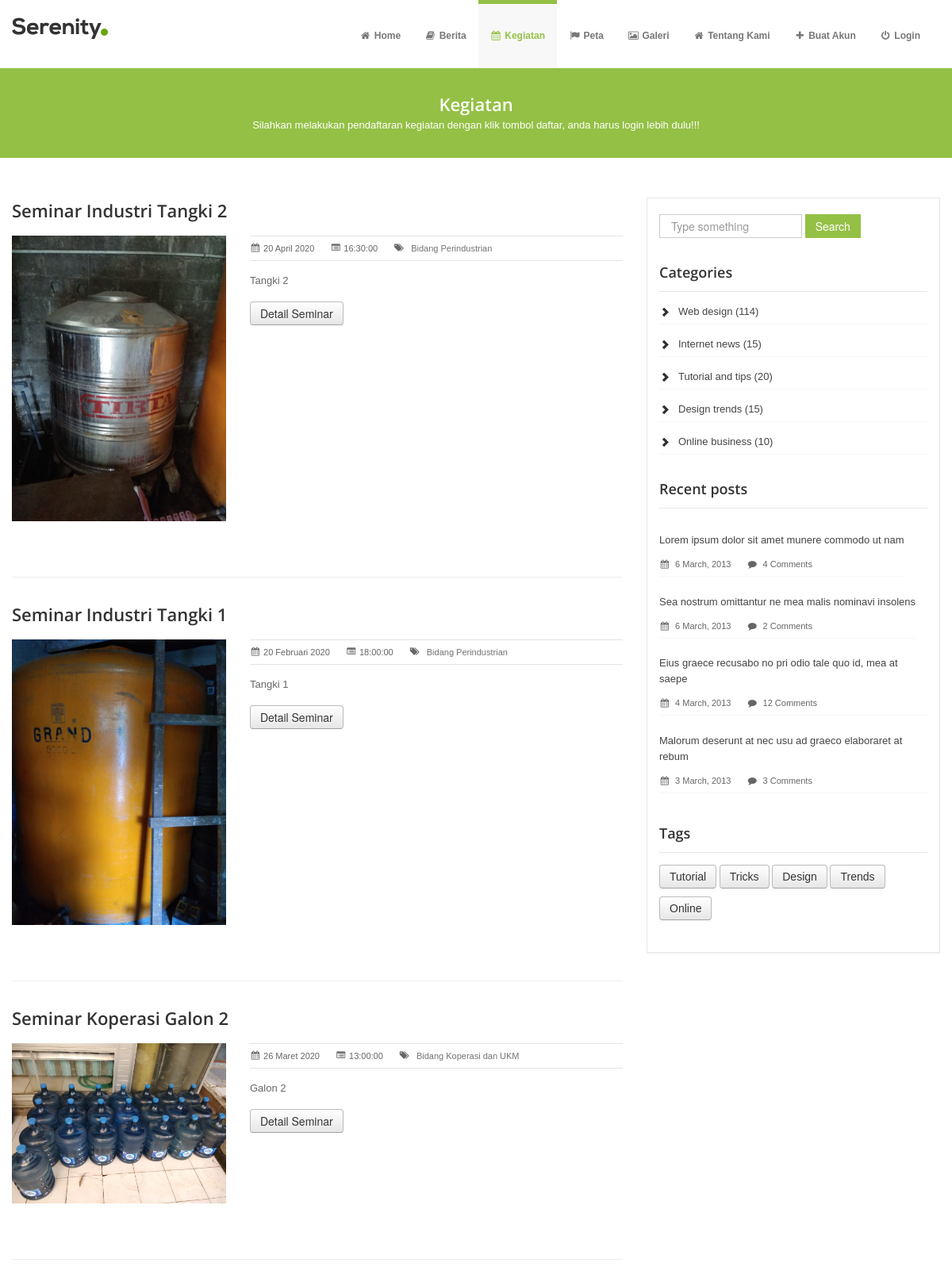
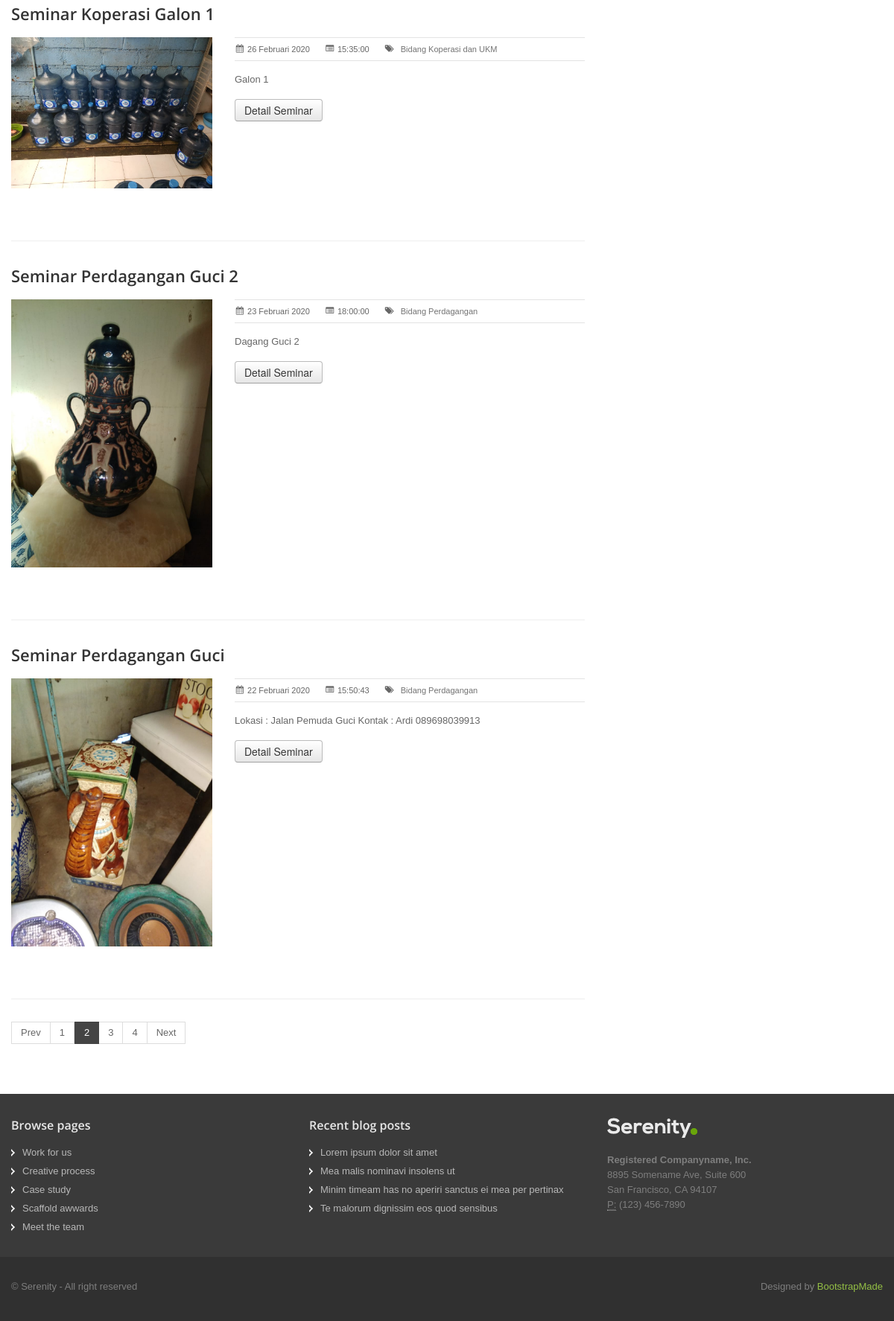
Screenshot of /index.php?mnu=guseminar with the database file from the repository (2 pictures, top to bottom).
### tables this page shows
CREATE TABLE `tb_seminar` (
  `id_seminar` varchar(10) NOT NULL,
  `nama_seminar` varchar(30) NOT NULL,
  `deskripsi` text NOT NULL,
  `gambar` text NOT NULL,
  `status` varchar(20) NOT NULL,
  `keterangan` text NOT NULL,
  `tanggal` date NOT NULL,
  `jam` varchar(15) NOT NULL,
  `kategori` varchar(25) NOT NULL
);

### koneksivar.php (called while the page is built, shortened)
<?php
$tbseminar="tb_seminar";
?>

### seminar/guseminar.php (the view, shortened to what this page needs)
 <div class="row">
        <div class="span8">
<?php
  $sql="select * from `$tbseminar` order by `id_seminar` desc";
	$arr=getData($conn,$sql);
		foreach($arr as $d) {
				$id_seminar=$d["id_seminar"];
				$nama_seminar=$d["nama_seminar"];
				$deskripsi=$d["deskripsi"];
				$gambar=$d["gambar"];
				$tanggal=WKT($d["tanggal"]);
				$jam=$d["jam"];
				$kategori=$d["kategori"];
?>
          <article class="blog-post">
            <div class="post-heading">
              <h3><a href="#"><?php echo $nama_seminar;?> </a></h3>
            </div>
            <div class="row">
              <div class="span3">
                <div class="post-image">
                  <a href="#"><img src="ypathfile/<?php echo $gambar;?>" /></a>
                </div>
              </div>
              <div class="span5">
                <ul class="post-meta">
                  <li class="first"><i class="icon-calendar"></i><?php echo $tanggal;?></li>
                  <li><i class="icon-list-alt"></i><?php echo $jam;?></li>
                  <li class="last"><i class="icon-tags"></i><span><a href="#"><?php echo $kategori;?></a></span></li>
                </ul>
                <div class="clearfix">
                </div>
                <p>
                  <?php echo $deskripsi;?>
                </p>
                <a href="index.php?mnu=guseminardetail&kd=<?php echo $id_seminar;?>">
					<button class="btn" type="button">Detail Seminar</button>
				</a>
              </div>
            </div>
          </article>
		<?php }?>
          <div class="pagination">
            <ul>
              <li><a href="#">Prev</a></li>
              <li><a href="#">1</a></li>
              <li class="active"><a href="#">2</a></li>
              <li><a href="#">3</a></li>
              <li><a href="#">4</a></li>
              <li><a href="#">Next</a></li>
            </ul>
          </div>
        </div>
        <div class="span4">
          <aside>
            <div class="widget">
              <form class="form-search">
                <input placeholder="Type something" type="text" class="input-medium search-query">
                <button type="submit" class="btn btn-flat btn-color">Search</button>
              </form>
            </div>
            <div class="widget">
              <h4>Categories</h4>
              <ul class="cat">
                <li><a href="#">Web design (114)</a></li>
                <li><a href="#">Internet news (15)</a></li>
                <li><a href="#">Tutorial and tips (20)</a></li>
                <li><a href="#">Design trends (15)</a></li>
                <li><a href="#">Online business (10)</a></li>
              </ul>
            </div>
            <div class="widget">
              <h4>Recent posts</h4>
              <ul class="recent-posts">
                <li><a href="#">Lorem ipsum dolor sit amet munere commodo ut nam</a>
                  <span class="date"><i class="icon-calendar"></i> 6 March, 2013</span>
                  <span class="comment"><i class="icon-comment"></i> 4 Comments</span>
                </li>
                <li><a href="#">Sea nostrum omittantur ne mea malis nominavi insolens</a>
                  <span class="date"><i class="icon-calendar"></i> 6 March, 2013</span>
                  <span class="comment"><i class="icon-comment"></i> 2 Comments</span>
                </li>
                <li><a href="#">Eius graece recusabo no pri odio tale quo id, mea at saepe</a>
                  <span class="date"><i class="icon-calendar"></i> 4 March, 2013</span>
                  <span class="comment"><i class="icon-comment"></i> 12 Comments</span>
                </li>
                <li><a href="#">Malorum deserunt at nec usu ad graeco elaboraret at rebum</a>
                  <span class="date"><i class="icon-calendar"></i> 3 March, 2013</span>
                  <span class="comment"><i class="icon-comment"></i> 3 Comments</span>
                </li>
              </ul>
            </div>
            <div class="widget">
              <h4>Tags</h4>
              <ul class="tags">
                <li><a href="#" class="btn">Tutorial</a></li>
                <li><a href="#" class="btn">Tricks</a></li>
                <li><a href="#" class="btn">Design</a></li>
                <li><a href="#" class="btn">Trends</a></li>
                <li><a href="#" class="btn">Online</a></li>
              </ul>
            </div>
          </aside>
        </div>
      </div>

### rows the page displays
tb_seminar: nama_seminar "Seminar Industri Tangki 2", gambar (picture), tanggal "20 April 2020", jam "16:30:00", kategori "Bidang Perindustrian", deskripsi "Tangki 2"
tb_seminar: nama_seminar "Seminar Industri Tangki 1", gambar (picture), tanggal "20 Februari 2020", jam "18:00:00", kategori "Bidang Perindustrian", deskripsi "Tangki 1"
tb_seminar: nama_seminar "Seminar Koperasi Galon 2", gambar (picture), tanggal "26 Maret 2020", jam "13:00:00", kategori "Bidang Koperasi dan UKM", deskripsi "Galon 2"
tb_seminar: nama_seminar "Seminar Koperasi Galon 1", gambar (picture), tanggal "26 Februari 2020", jam "15:35:00", kategori "Bidang Koperasi dan UKM", deskripsi "Galon 1"
tb_seminar: nama_seminar "Seminar Perdagangan Guci 2", gambar (picture), tanggal "23 Februari 2020", jam "18:00:00", kategori "Bidang Perdagangan", deskripsi "Dagang Guci 2"
tb_seminar: nama_seminar "Seminar Perdagangan Guci", gambar (picture), tanggal "22 Februari 2020", jam "15:50:43", kategori "Bidang Perdagangan", deskripsi "Lokasi : Jalan Pemuda Guci Kontak : Ardi 089698039913"

### other values shown
$tittle "Kegiatan"
$desc "Silahkan melakukan pendaftaran kegiatan dengan klik tombol daftar, anda harus login lebih dulu!!!"
